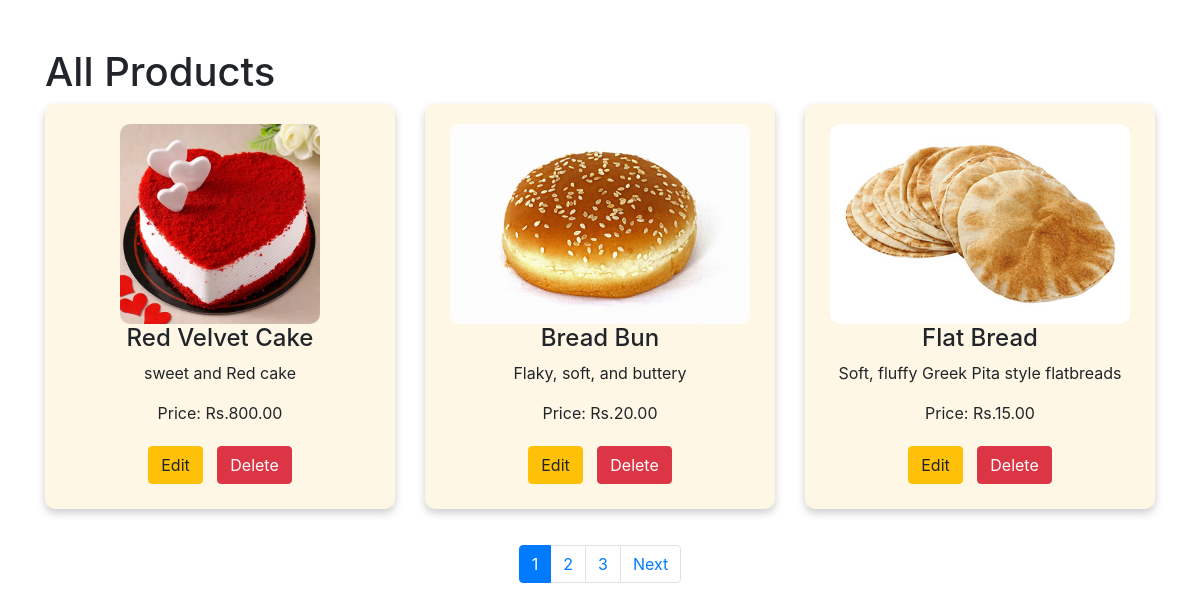
/all-products/ (signed in), run on the app's committed database.
### bakery_app/models.py (models this page shows, shortened)
class BakeryProduct(models.Model):
    name = models.CharField(max_length=100)
    description = models.TextField()
    price = models.DecimalField(max_digits=6, decimal_places=2)
    image = models.ImageField(upload_to='product_images/')

### bakery_app/views.py (the view)
# urls.py: path('all-products/', views.all_products, name='all_products'),  # View for total products
@user_passes_test(is_admin)
def all_products(request):
    products = BakeryProduct.objects.all()
    paginator = Paginator(products, 3)  # Pagination for 10 products per page
    page_number = request.GET.get('page')
    page_obj = paginator.get_page(page_number)
    return render(request, 'all_products.html', {'page_obj': page_obj})

### bakery_app/views.py (called while the page is built)
def is_admin(user):
    return user.is_staff  # Change this as needed to suit your admin check

### bakery_app/templates/all_products.html (shortened to what this page needs)
<!DOCTYPE html>
<html lang="en">
<head>
    <link rel="stylesheet" href="https://stackpath.bootstrapcdn.com/bootstrap/4.5.2/css/bootstrap.min.css">
</head>
<body>
    <div class="container mt-5">
        <h1>All Products</h1>
        <div class="row">
            {% for product in page_obj %}
            <div class="col-md-4 mb-3">
                <div class="product-card">
                    {% if product.image %}
                    <img src="{{ product.image.url }}" alt="{{ product.name }}" class="product-image img-fluid">
                    {% endif %}
                    <h4>{{ product.name }}</h4>
                    <p>{{ product.description }}</p>
                    <p>Price: Rs.{{ product.price }}</p>
                    {% if user.is_staff %}
                    <a href="{% url 'update_product' product.id %}" class="btn btn-warning">Edit</a>
                    <a href="{% url 'delete_product' product.id %}" class="btn btn-danger">Delete</a>
                    {% endif %}
                </div>
            </div>
            {% endfor %}
        </div>
        <nav aria-label="Page navigation">
            <ul class="pagination justify-content-center">
                {% for num in page_obj.paginator.page_range %}
                <li class="page-item {% if num == page_obj.number %}active{% endif %}">
                    <a class="page-link" href="?page={{ num }}">{{ num }}</a>
                </li>
                {% endfor %}
                {% if page_obj.has_next %}
                <li class="page-item">
                    <a class="page-link" href="?page={{ page_obj.next_page_number }}">Next</a>
                </li>
                {% endif %}
            </ul>
        </nav>
    </div>
</body>
</html>

### bakery_app/templates/all_products.html (style rules this page uses)
.product-card { background-color: #fff7e6; padding: 20px; border-radius: 10px; box-shadow: 0 4px 8px 0 rgba(0,0,0,0.2); margin-bottom: 20px; text-align: center; }
.product-image { border-radius: 10px; max-height: 200px; object-fit: cover; }
.btn { margin: 5px; }

### data on the page
BakeryProduct: image (picture), name "Red Velvet Cake", description "sweet and Red cake", price "800.00"
BakeryProduct: image (picture), name "Bread Bun", description "Flaky, soft, and buttery", price "20.00"
BakeryProduct: image (picture), name "Flat Bread", description "Soft, fluffy Greek Pita style flatbreads", price "15.00"

### other printed values
{{ num }} "1" "2" "3"
